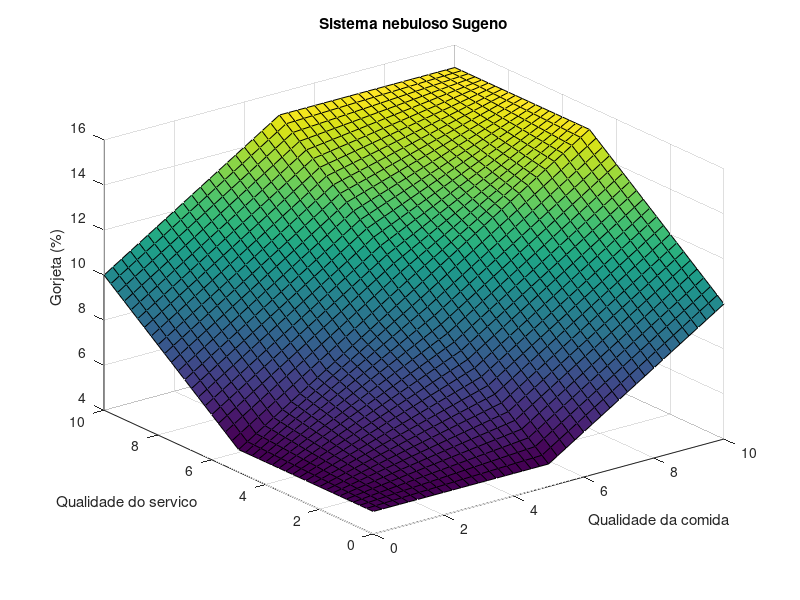

This figure's MATLAB source:
% Fundamentos da Inteligencia Artificial - Mateus Neres da Silva
% Executar no Octave: gorjetas
clear; clc;
% Pertinencias: ruim, regular e bom, para notas de 0 a 10.
mu = @(x) [max(0, 1-x/5), max(0, 1-abs(x-5)/5), max(0, (x-5)/5)];
% Linhas: comida; colunas: servico. Consequentes Sugeno em %.
regras = [5 5 10; 5 10 15; 10 15 15];
casos = [0 0; 2 2; 2.49 5; 2.51 5; 4.9 5; 5 5; 5.1 5; 8 8; 10 10; 0 10; 10 0];
resultado = zeros(rows(casos), 4);
for k = 1:rows(casos)
  comida = casos(k,1); servico = casos(k,2);
  assert(isfinite(comida) && isfinite(servico));
  assert(comida >= 0 && comida <= 10 && servico >= 0 && servico <= 10);
  % Solucao convencional: categorias exclusivas por maior pertinencia.
  if comida < 2.5; ic = 1; elseif comida <= 7.5; ic = 2; else; ic = 3; endif
  if servico < 2.5; is = 1; elseif servico <= 7.5; is = 2; else; is = 3; endif
  convencional = regras(ic,is);
  % Solucao nebulosa: todas as nove regras, operador E por produto.
  mc = mu(comida); ms = mu(servico);
  pesos = mc' * ms;
  nebulosa = sum(sum(pesos .* regras)) / sum(pesos(:));
  resultado(k,:) = [comida, servico, convencional, nebulosa];
endfor
fprintf('Comida Servico Convencional(%%) Nebulosa(%%)\n');
fprintf('%5.1f %7.1f %15.2f %11.2f\n', resultado');
csvwrite('resultados_gorjetas.csv', resultado);
notas = 0:0.25:10;
[C,S] = meshgrid(notas,notas); G = zeros(size(C));
for k = 1:numel(C)
  pesos = mu(C(k))' * mu(S(k));
  G(k) = sum(sum(pesos .* regras)) / sum(pesos(:));
endfor
figure; surf(C,S,G);
xlabel('Qualidade da comida'); ylabel('Qualidade do servico');
zlabel('Gorjeta (%)'); title('Sistema nebuloso Sugeno');
print('superficie_gorjetas.png','-dpng');
